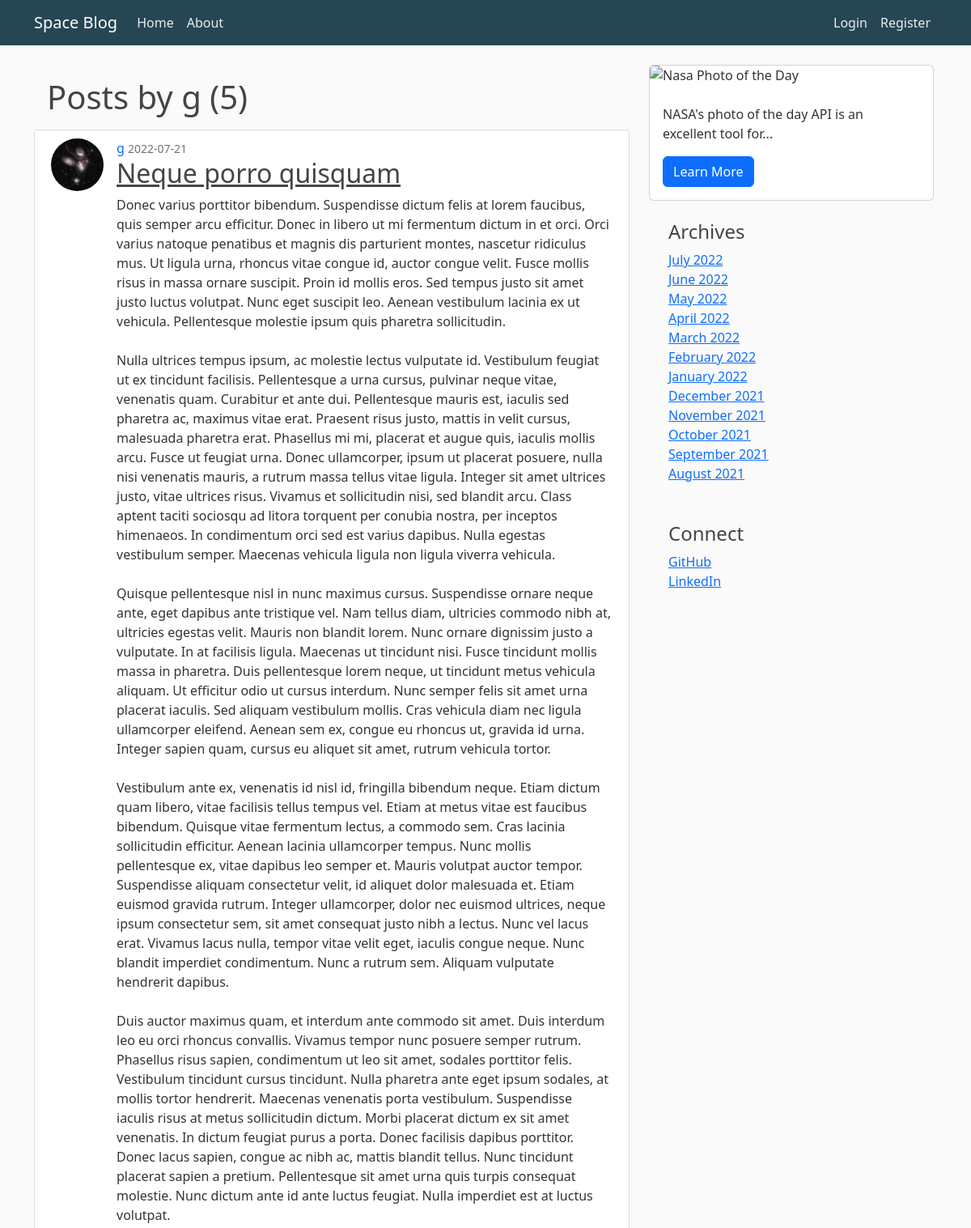
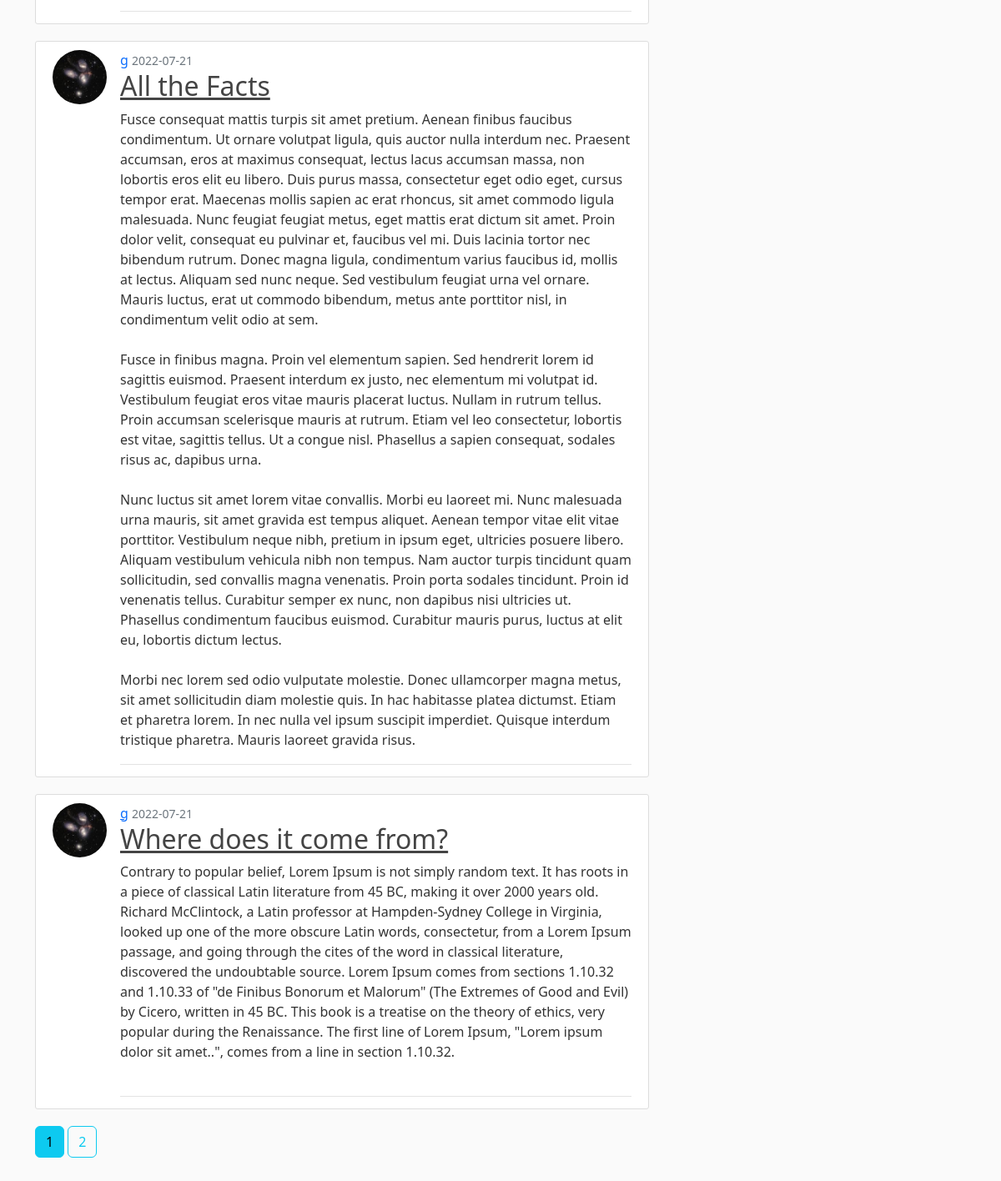
Page /user/g on the committed database (2 pictures, top to bottom).
### flaskblog/models.py (models this page shows, shortened)
class User(db.Model, UserMixin):
    id = db.Column(db.Integer, primary_key = True)
    username = db.Column(db.String(20), unique = True, nullable = False)
    email = db.Column(db.String(120), unique = True, nullable = False)
    image_file = db.Column(db.String(20), nullable = False, default = 'default.jpg')
    password = db.Column(db.String(60), nullable = False)
    posts = db.relationship('Post', backref='author', lazy=True)

class Post(db.Model):
    id = db.Column(db.Integer, primary_key = True)
    title = db.Column(db.String(100), nullable = False)
    date_posted = db.Column(db.DateTime, nullable = False, default = datetime.utcnow)
    content = db.Column(db.Text, nullable=False)
    user_id = db.Column(db.Integer, db.ForeignKey('user.id'), nullable = False)

### flaskblog/routes.py (the view)
@app.route('/user/<string:username>')
def user_posts(username):
    page = request.args.get('page', 1, type=int)
    user = User.query.filter_by(username=username).first_or_404()
    posts = Post.query.filter_by(author=user)\
        .order_by(Post.date_posted.desc())\
        .paginate(page = page, per_page=3)
    return render_template('user_posts.html', user=user, posts=posts)

### flaskblog/templates/user_posts.html
{% extends "layout.html" %}
{% block content %}
    <h1 class="m-3">Posts by {{ user.username }} ({{ posts.total }})</h1>
    {% for post in posts.items %}
    <article class="media content-section">
        <div class="d-flex">
        <img src="{{ url_for('static', filename='profile_pics/' + post.author.image_file) }}" alt="profile picture" class="rounded-circle article-image"}}>
            <div class="article-metadata">
                <a class="mr-2" href="{{ url_for('user_posts', username=post.author.username) }}">{{ post.author.username }}</a>
                <small class="text-muted">{{ post.date_posted.strftime('%Y-%m-%d') }}</small>
            <h2><a class="article-title" href="{{url_for('post', post_id=post.id)}}">{{ post.title }}</a></h2>
            <p class="article-content">{{ post.content }}</p>
            </div>
        </div>
    </article>
    {% endfor %}
    {% for page_number in posts.iter_pages(left_edge=1, right_edge=1, left_current=1, right_current=3) %}
        {% if page_number  %}
            {% if posts.page == page_number  %}
                <a class="btn btn-info mb-5" href="{{ url_for('user_posts', username=user.username, page=page_number) }}">{{ page_number }}</a>
            {% else %}
                <a class="btn btn-outline-info mb-5" href="{{ url_for('user_posts', username=user.username, page=page_number) }}">{{ page_number }}</a>
            {% endif %}
        {% else %}
            ...
        {% endif %}
    {% endfor %}
{% endblock content %}

### flaskblog/static/style.css (style rules this page uses)
* { margin: 0px; padding: 0px; }
body { background: #fafafa; color: #333333; margin-top: 5rem; }
h1, h2, h3, h4, h5, h6 { color: #444444; }
.content-section { background: #ffffff; padding: 10px 20px; border: 1px solid #dddddd; border-radius: 3px; margin-bottom: 20px; }
.article-title { color: #444444; }
.article-content { white-space: pre-line; }
.article-image { height: 65px; width: 65px; margin-right: 16px; }
.article-metadata { padding-bottom: 1px; margin-bottom: 4px; border-bottom: 1px solid #e3e3e3 }

### rows in the picture
User: username "g"
Post: image_file (picture), author.username "g", date_posted "2022-07-21", title "Neque porro quisquam", content "Donec varius porttitor bibendum. Suspendisse dictum felis at lorem faucibus, quis semper arcu efficitur. Donec in libero ut mi fermentum dictum in et orci. Orci varius natoque penatibus et magnis dis parturient montes, nascetur ridiculus mus. Ut ligula urna, rhoncus vitae congue id, auctor congue velit. Fusce mollis risus in massa ornare suscipit. Proin id mollis eros. Sed tempus justo sit amet justo luctus volutpat. Nunc eget suscipit leo. Aenean vestibulum lacinia ex ut vehicula. Pellentesque molestie ipsum quis pharetra sollicitudin. Nulla ultrices tempus ipsum, ac molestie lectus vulputate id. Vestibulum feugiat ut ex tincidunt facilisis. Pellentesque a urna cursus, pulvinar neque…"
Post: image_file (picture), author.username "g", date_posted "2022-07-21", title "All the Facts", content "Fusce consequat mattis turpis sit amet pretium. Aenean finibus faucibus condimentum. Ut ornare volutpat ligula, quis auctor nulla interdum nec. Praesent accumsan, eros at maximus consequat, lectus lacus accumsan massa, non lobortis eros elit eu libero. Duis purus massa, consectetur eget odio eget, cursus tempor erat. Maecenas mollis sapien ac erat rhoncus, sit amet commodo ligula malesuada. Nunc feugiat feugiat metus, eget mattis erat dictum sit amet. Proin dolor velit, consequat eu pulvinar et, faucibus vel mi. Duis lacinia tortor nec bibendum rutrum. Donec magna ligula, condimentum varius faucibus id, mollis at lectus. Aliquam sed nunc neque. Sed vestibulum feugiat urna vel ornare. Mauris…"
Post: image_file (picture), author.username "g", date_posted "2022-07-21", title "Where does it come from?", content "Contrary to popular belief, Lorem Ipsum is not simply random text. It has roots in a piece of classical Latin literature from 45 BC, making it over 2000 years old. Richard McClintock, a Latin professor at Hampden-Sydney College in Virginia, looked up one of the more obscure Latin words, consectetur, from a Lorem Ipsum passage, and going through the cites of the word in classical literature, discovered the undoubtable source. Lorem Ipsum comes from sections 1.10.32 and 1.10.33 of \"de Finibus Bonorum et Malorum\" (The Extremes of Good and Evil) by Cicero, written in 45 BC. This book is a treatise on the theory of ethics, very popular during the Renaissance. The first line of Lorem Ipsum,…"

### other values in the picture
{{ posts.total }} "5"
{{ page_number }} "1"
{{ page_number }} "2"
